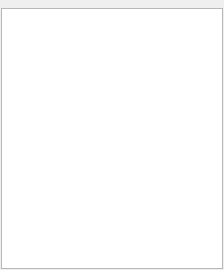
<?xml version="1.0" encoding="UTF-8"?>
<ui version="4.0">
 <class>ViewerListPopUp</class>
 <widget class="QWidget" name="ViewerListPopUp">
  <property name="geometry">
   <rect>
    <x>0</x>
    <y>0</y>
    <width>224</width>
    <height>270</height>
   </rect>
  </property>
  <property name="minimumSize">
   <size>
    <width>224</width>
    <height>0</height>
   </size>
  </property>
  <property name="maximumSize">
   <size>
    <width>224</width>
    <height>16777215</height>
   </size>
  </property>
  <property name="windowTitle">
   <string>Form</string>
  </property>
  <layout class="QHBoxLayout" name="horizontalLayout">
   <property name="spacing">
    <number>0</number>
   </property>
   <property name="leftMargin">
    <number>0</number>
   </property>
   <property name="topMargin">
    <number>0</number>
   </property>
   <property name="rightMargin">
    <number>0</number>
   </property>
   <property name="bottomMargin">
    <number>0</number>
   </property>
   <item>
    <widget class="QWidget" name="main_widget" native="true">
     <property name="minimumSize">
      <size>
       <width>224</width>
       <height>0</height>
      </size>
     </property>
     <property name="maximumSize">
      <size>
       <width>224</width>
       <height>16777215</height>
      </size>
     </property>
     <layout class="QVBoxLayout" name="verticalLayout">
      <property name="spacing">
       <number>0</number>
      </property>
      <property name="leftMargin">
       <number>0</number>
      </property>
      <property name="topMargin">
       <number>0</number>
      </property>
      <property name="rightMargin">
       <number>0</number>
      </property>
      <property name="bottomMargin">
       <number>0</number>
      </property>
      <item>
       <spacer name="verticalSpacer_2">
        <property name="orientation">
         <enum>Qt::Vertical</enum>
        </property>
        <property name="sizeType">
         <enum>QSizePolicy::Fixed</enum>
        </property>
        <property name="sizeHint" stdset="0">
         <size>
          <width>20</width>
          <height>8</height>
         </size>
        </property>
       </spacer>
      </item>
      <item>
       <layout class="QHBoxLayout" name="horizontalLayout_2">
        <property name="spacing">
         <number>0</number>
        </property>
        <item>
         <spacer name="horizontalSpacer_2">
          <property name="orientation">
           <enum>Qt::Horizontal</enum>
          </property>
          <property name="sizeType">
           <enum>QSizePolicy::Fixed</enum>
          </property>
          <property name="sizeHint" stdset="0">
           <size>
            <width>1</width>
            <height>20</height>
           </size>
          </property>
         </spacer>
        </item>
        <item>
         <widget class="QListWidget" name="viewer_listWidget">
          <property name="styleSheet">
           <string notr="true"/>
          </property>
          <property name="horizontalScrollBarPolicy">
           <enum>Qt::ScrollBarAlwaysOff</enum>
          </property>
          <property name="editTriggers">
           <set>QAbstractItemView::NoEditTriggers</set>
          </property>
         </widget>
        </item>
        <item>
         <spacer name="horizontalSpacer">
          <property name="orientation">
           <enum>Qt::Horizontal</enum>
          </property>
          <property name="sizeType">
           <enum>QSizePolicy::Fixed</enum>
          </property>
          <property name="sizeHint" stdset="0">
           <size>
            <width>1</width>
            <height>20</height>
           </size>
          </property>
         </spacer>
        </item>
       </layout>
      </item>
      <item>
       <spacer name="verticalSpacer">
        <property name="orientation">
         <enum>Qt::Vertical</enum>
        </property>
        <property name="sizeType">
         <enum>QSizePolicy::Fixed</enum>
        </property>
        <property name="sizeHint" stdset="0">
         <size>
          <width>20</width>
          <height>1</height>
         </size>
        </property>
       </spacer>
      </item>
     </layout>
    </widget>
   </item>
  </layout>
 </widget>
 <resources/>
 <connections/>
</ui>
